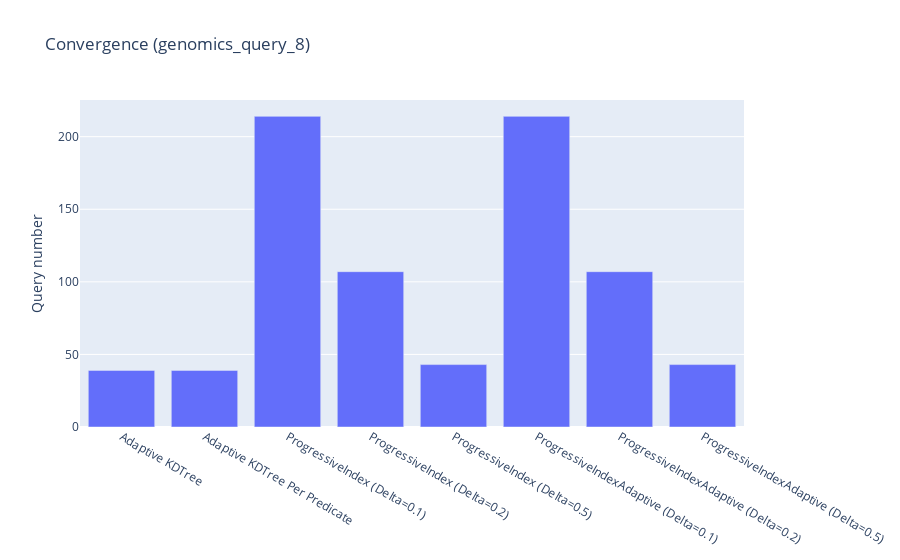

Notebook code cell kept with this figure:
### Code cell
# experiment = 'power'
# n_rows = '10000000.0'
# n_queries = '3000'
# sel='0.0'

def convergence(values):
    dfs = np.array(values)[:,0]
    names = np.array(values)[:,1]
    fig = go.Figure()

    convergences = []
    for df in dfs:
        c = [i for i, x in enumerate(df['adaptation_time']) if x < 0.001]
        if(len(c) == 0):
            convergences.append(n_queries)
        else:
            convergences.append(c[0])
    
    fig = go.Figure(data=[
        go.Bar(name='Query Number', x=names, y=convergences),
    ])
    fig.update_layout(title=f'Convergence ({experiment})',
                   yaxis_title='Query number')
    fig.show()

convergence([
# [read_df(files['AverageKDTree'], '0.0', '1024', experiment, n_rows, n_queries, sel), 'Average KDTree'],
# [read_df(files['MedianKDTree'], '0.0', '1024', experiment, n_rows, n_queries, sel), 'MedianKDTree'],
[read_df(files['CrackingKDTree'], '0.0', '1024', experiment, n_rows, n_queries, sel), 'Adaptive KDTree'],
[read_df(files['CrackingKDTreePerDimension'], '0.0', '1024', experiment, n_rows, n_queries, sel), 'Adaptive KDTree Per Predicate'],
# [read_df(files['Quasii'], '0.0', '1024', experiment, n_rows, n_queries, sel), 'Quasii'],
[read_df(files['ProgressiveIndex'], '0.1', '1024', experiment, n_rows, n_queries, sel), 'ProgressiveIndex (Delta=0.1)'],
[read_df(files['ProgressiveIndex'], '0.2', '1024', experiment, n_rows, n_queries, sel), 'ProgressiveIndex (Delta=0.2)'],
[read_df(files['ProgressiveIndex'], '0.5', '1024', experiment, n_rows, n_queries, sel), 'ProgressiveIndex (Delta=0.5)'],
[read_df(files['ProgressiveIndexAdaptive'], '0.1', '1024', experiment, n_rows, n_queries, sel), 'ProgressiveIndexAdaptive (Delta=0.1)'],
[read_df(files['ProgressiveIndexAdaptive'], '0.2', '1024', experiment, n_rows, n_queries, sel), 'ProgressiveIndexAdaptive (Delta=0.2)'],
[read_df(files['ProgressiveIndexAdaptive'], '0.5', '1024', experiment, n_rows, n_queries, sel), 'ProgressiveIndexAdaptive (Delta=0.5)'],
# [read_df(files['FullScan'], '0.0', '0', experiment, n_rows, n_queries, sel), 'Full Scan'],
])

### Figure 1 — Plotly figure (JSON) as saved in the notebook; plotly's stock layout.template omitted (floating-point values rounded to 4 significant figures)
{"data": [{"name": "Query Number", "type": "bar", "x": ["Adaptive KDTree", "Adaptive KDTree Per Predicate", "ProgressiveIndex (Delta=0.1)", "ProgressiveIndex (Delta=0.2)", "ProgressiveIndex (Delta=0.5)", "ProgressiveIndexAdaptive (Delta=0.1)", "ProgressiveIndexAdaptive (Delta=0.2)", "ProgressiveIndexAdaptive (Delta=0.5)"], "y": [39, 39, 214, 107, 43, 214, 107, 43]}], "layout": {"title": {"text": "Convergence (genomics_query_8)"}, "yaxis": {"title": {"text": "Query number"}}}}
